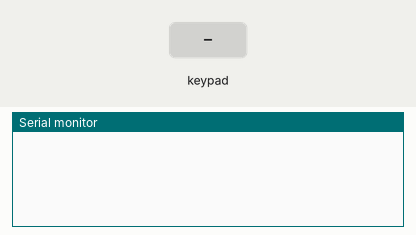
Simulated run of this sketch. Board: Arduino Nano, built with avr-gcc and run on an emulated ATmega328P. Parts: the last lines printed to the serial monitor. Inputs (shaded band) come from the test bench.

Above: at 1.2 s.
1.3 s: key '1' pressed
At 2.5 s:
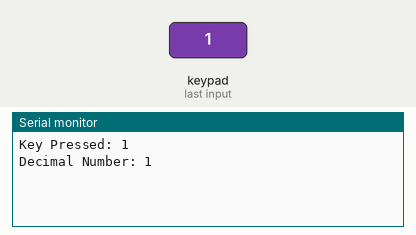
2.8 s: keypad keys 1 1 1 0 9 8 # pressed 0.4 s apart
At 6.1 s:
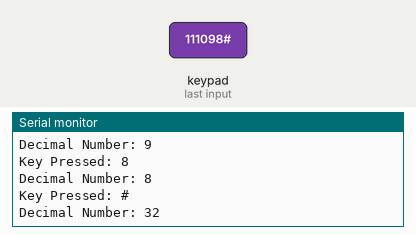
7.1 s: key '*' pressed
At 8.3 s:
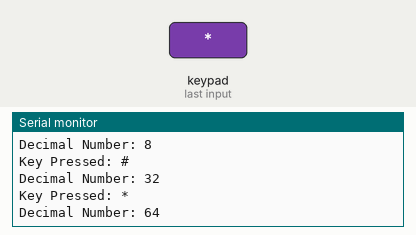
8.6 s: keypad keys 6 5 4 3 pressed 0.4 s apart
At 10.6 s:
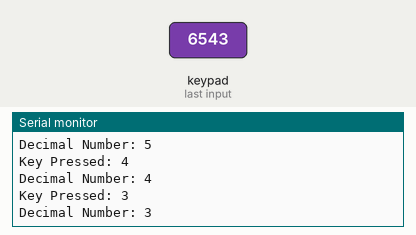
Timing chart, 0 to 12.1 s (numbered marks = the images above; inputs shaded):
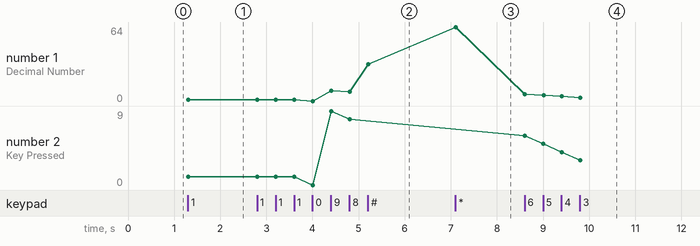

Measured:
- after the input at 1.3 s, the serial monitor: prints a new line at once (image 1)
- after the input at 2.8 s, the serial monitor: prints a new line after 1.2 s (image 2)
- after the input at 7.1 s, the serial monitor: prints a new line at once (image 3)
- after the input at 8.6 s, the serial monitor: prints a new line at once (image 4)
- plotted number 1: 1 → 32 after the input at 2.8 s, 32 → 64 after the input at 7.1 s, 64 → 3 after the input at 8.6 s
- plotted number 2: 1 → 8 after the input at 2.8 s, 8 → 3 after the input at 8.6 s

The sketch:

slave.ino
```cpp
#include <Keypad.h>
#include<Wire.h>
const byte ROWS = 4; //four rows
const byte COLS = 4; //four columns
char key;
long integer = 0;
int flag = 0;

char keys[ROWS][COLS] = {
{'1', '4', '7', '*'},
{'2', '5', '8', '0'},
{'3', '6', '9', '#'},
{'A', 'B', 'C', 'D'}
};
byte rowPins[ROWS] = {11, 10, 9, 8}; //connect to the row pinouts of the keypad
byte colPins[COLS] = {6, 5, 4, 3}; //connect to the column pinouts of the keypad
//Create an object of keypad
Keypad keypad = Keypad( makeKeymap(keys), rowPins, colPins, ROWS, COLS );
void setup(){
  Serial.begin(115200);
  Wire.begin(8);  ////nano-Slave Address
  Wire.onRequest(sendEvent);
}

void loop(){
  key = keypad.getKey();// Read the key

  // Print if key pressed
  if (key){
    if (key != 'A' and key != 'B' and key != 'C' and key != 'D'){
      if(key=='*'){
        integer=64;
      }
      else if(key == '#'){
        integer=32;
      }
      else{
        integer = String(key).toInt();
      }
    Serial.print("Key Pressed: ");
    Serial.println(key);
    Serial.print("Decimal Number: ");
    Serial.println(integer);
    }
    flag = 1; //new data
  }
}


//a4 -sda, A5 -SCl
void sendEvent()
{
  byte data = (flag << 7) | (byte)integer;
  Wire.write(data);
  flag = 0; //data is old
}

/*
S1 - 1
S5 - 2
S9 - 3
S2 - 4
S6 - 5
S10 - 6
S3 - 7
S7 - 8
S11 - 9
S4 - move to next value
S8 - 0
S12 - Clear
*/
```
